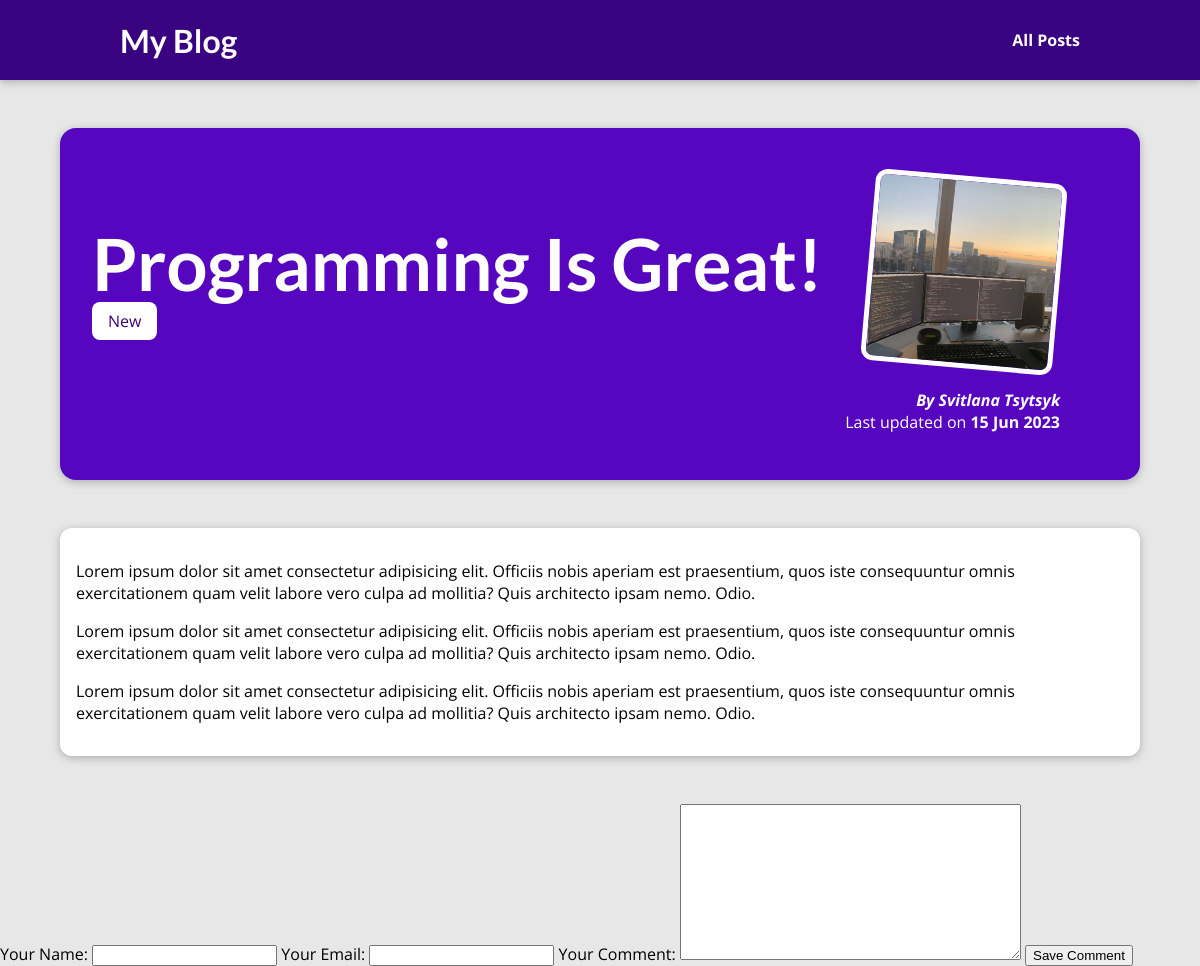
Page /posts/programming-is-fun on the committed database.
### blog/models.py (models this page shows, shortened)
class Post(models.Model):
    title = models.CharField(max_length=150)
    excert=models.CharField(max_length=200)
    image = models.ImageField(upload_to="posts", null=True)
    date=models.DateField(auto_now=True)
    slug = models.SlugField(unique=True)
    content=models.TextField(validators=[MinLengthValidator(10)])
    author=models.ForeignKey(Author, on_delete=models.SET_NULL, null=True, related_name="posts")
    tags=models.ManyToManyField(Tag)

class Tag(models.Model):
    caption=models.CharField(max_length=20)

class Author(models.Model):
    first_name = models.CharField(max_length=100)
    last_name = models.CharField(max_length=100)
    email_address=models.EmailField()
    def full_name(self):
        return f"{self.first_name} {self.last_name}"
    def __str__(self):
        return self.full_name()

### blog/views.py (the view)
# urls.py: path("posts/<slug:slug>", views.SinglePostView.as_view(),
class SinglePostView(DetailView):
    template_name = "blog/post-detail.html"
    model = Post
    def get_context_data(self, **kwargs):
        context =  super().get_context_data(**kwargs)
        context["post_tags"] = self.object.tags.all()
        context["comment_form"] = CommentForm()
        return context

### blog/forms.py
class CommentForm(forms.ModelForm):
    class Meta:
        model=Comment
        exclude = ["post"]
        labels = {
            "user_name": "Your Name",
            "user_email": "Your Email",
            "text": "Your Comment"
        }

### blog/templates/blog/post-detail.html (shortened to what this page needs)
{% extends "base.html" %}
{% load static %}
{% block css_files %}
<link rel="stylesheet" href="{% static "blog/post-detail.css" %}" />
{% endblock %}
{% block content %}
<section id="summary">
  <h2>{{ post.title }}</h2>
  <div>
    {% for tag in post_tags %}
      <span class="tag">{{ tag.caption }}</span>
    {% endfor %}
  </div>
  <article>
    <img src="{{ post.image.url }}" alt="{{ post.title }}" />
    <address>By <a href="mailto:{{ post.author.email_address }}">{{ post.author }}</a></address>
    <div>Last updated on <time>{{ post.date|date:"d M Y" }}</time></div>
  </article>
</section>
<main>
  {{ post.content|linebreaks }}
</main>
<div>
  <form>
    {{ comment_form }}
    <button>Save Comment</button>
  </form>
</div>
{% endblock %}

### static/app.css (style rules this page uses)
* { box-sizing: border-box; }
html { font-family: 'Open Sans', 'Lato', sans-serif; }
body { margin: 0; }
h1, h2, h3 { font-family: 'Lato', sans-serif; font-weight: bold; }

### blog/static/blog/post-detail.css (style rules this page uses)
body { background-color: #e7e7e7; }
#summary { margin: 8rem auto 3rem auto; padding: 2rem; width: 90%; max-width: 90rem; border-radius: 16px; background-color: #5706c0; position: relative; box-shadow: 0 2px 8px rgba(0, 0, 0, 0.25); height: 22rem; }
#summary h2 { color: white; font-size: 4.5rem; margin-bottom: 0.25rem; }
#summary article { position: absolute; top: 2rem; right: 3rem; padding: 1rem 2rem; border-radius: 12px; text-align: right; color: white; }
#summary article img { width: 12rem; height: 12rem; border-radius: 12px; transform: rotateZ(5deg); border: 5px solid white; margin-bottom: 1rem; }
#summary address { font-weight: bold; }
#summary a { color: white; text-decoration: none; }
#summary time { font-weight: bold; }
main { width: 90%; max-width: 90rem; margin: 3rem auto; background-color: white; padding: 1rem; border-radius: 12px; box-shadow: 0 2px 8px rgba(0, 0, 0, 0.25); }
.tag { background-color: white; color: #390281; padding: 0.5rem 1rem; border-radius: 8px; }

### rows in the picture
Post: title "Programming Is Great!", image (picture), author "Svitlana Tsytsyk", date "15 Jun 2023", content "Lorem ipsum dolor sit amet consectetur adipisicing elit. Officiis nobis aperiam est praesentium, quos iste consequuntur omnis exercitationem quam velit labore vero culpa ad mollitia? Quis architecto ipsam nemo. Odio. Lorem ipsum dolor sit amet consectetur adipisicing elit. Officiis nobis aperiam est praesentium, quos iste consequuntur omnis exercitationem quam velit labore vero culpa ad mollitia? Quis architecto ipsam nemo. Odio. Lorem ipsum dolor sit amet consectetur adipisicing elit. Officiis nobis aperiam est praesentium, quos iste consequuntur omnis exercitationem quam velit labore vero culpa ad mollitia? Quis architecto ipsam nemo. Odio."
Tag: caption "New"
